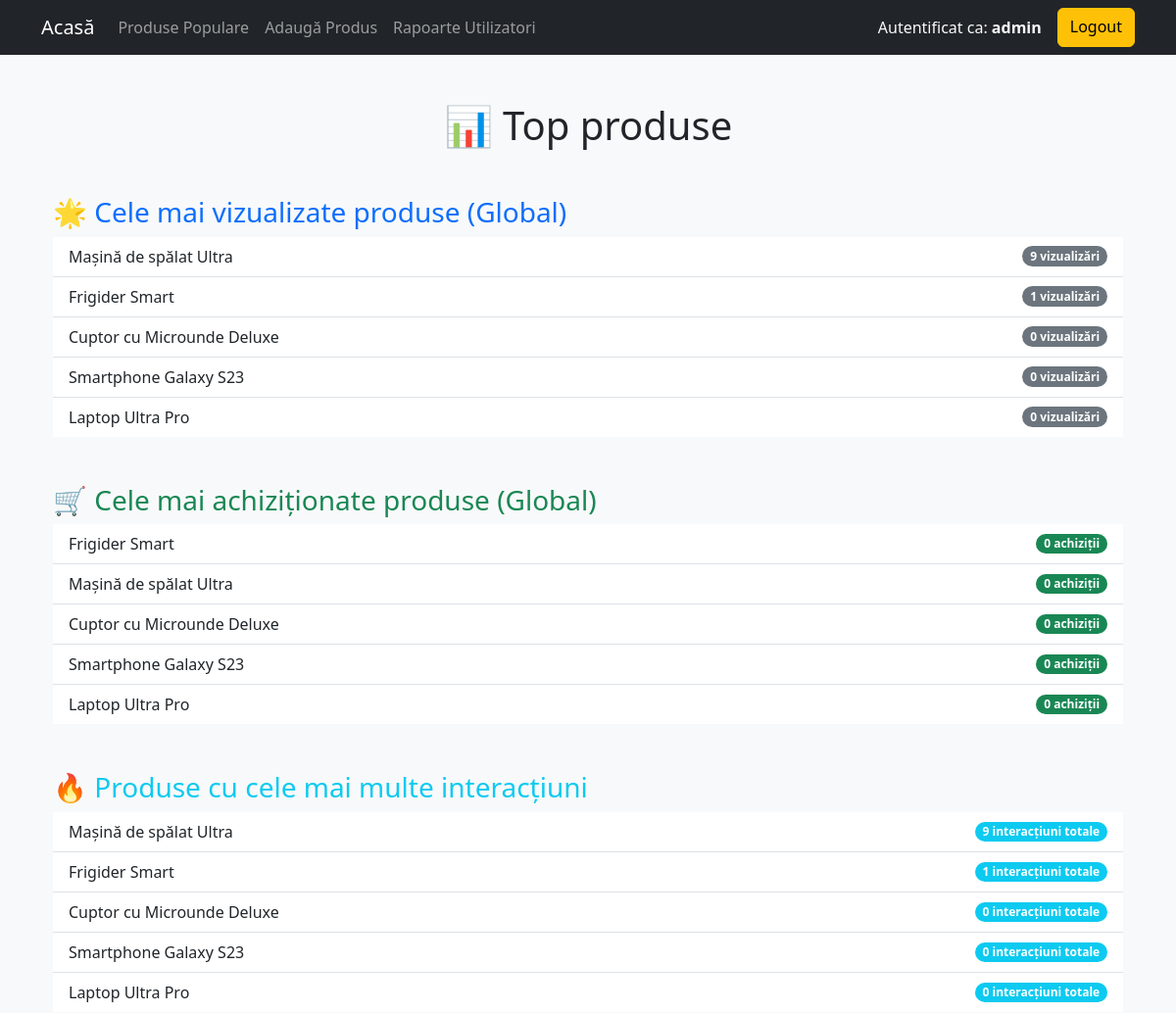
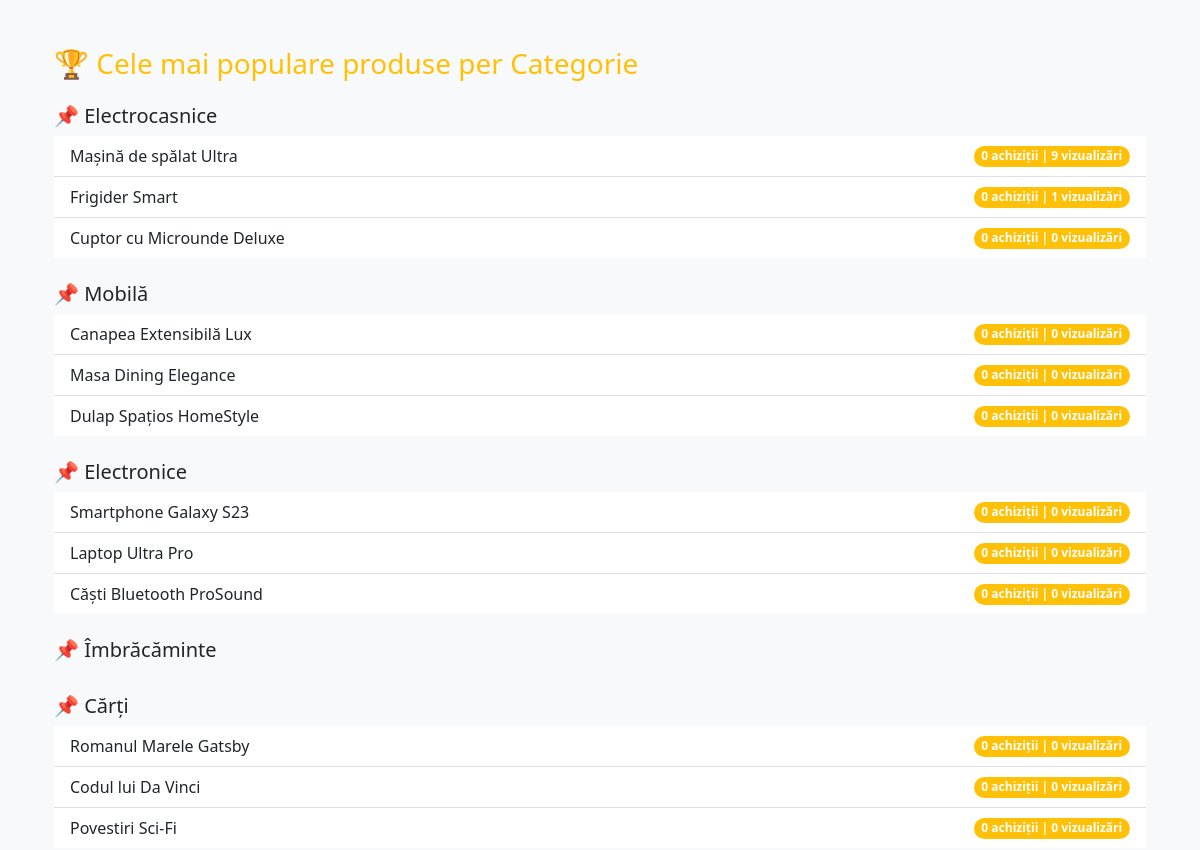
Before: /popular_products (signed in, upper part) with the older database file (2 pictures, top to bottom).
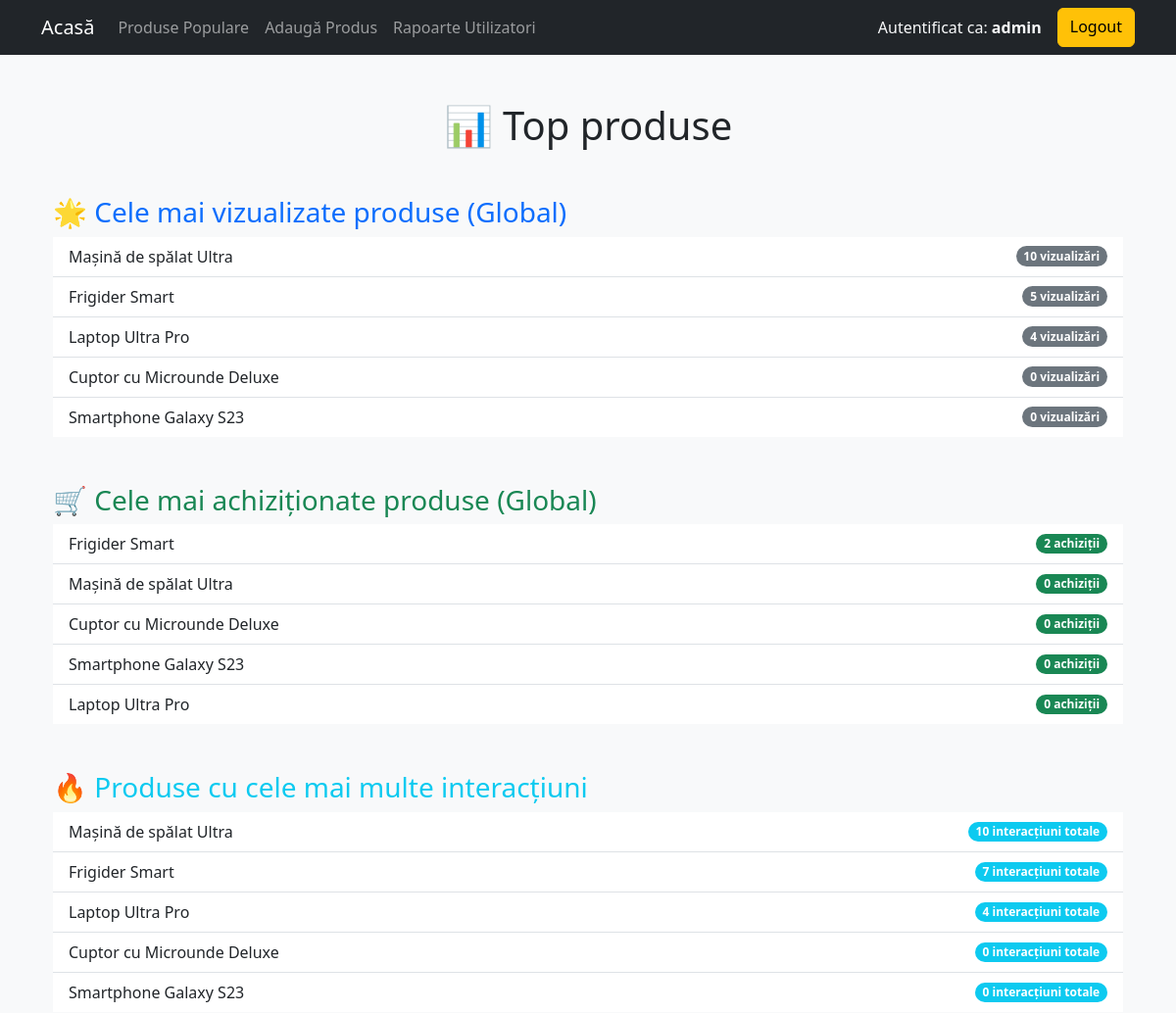
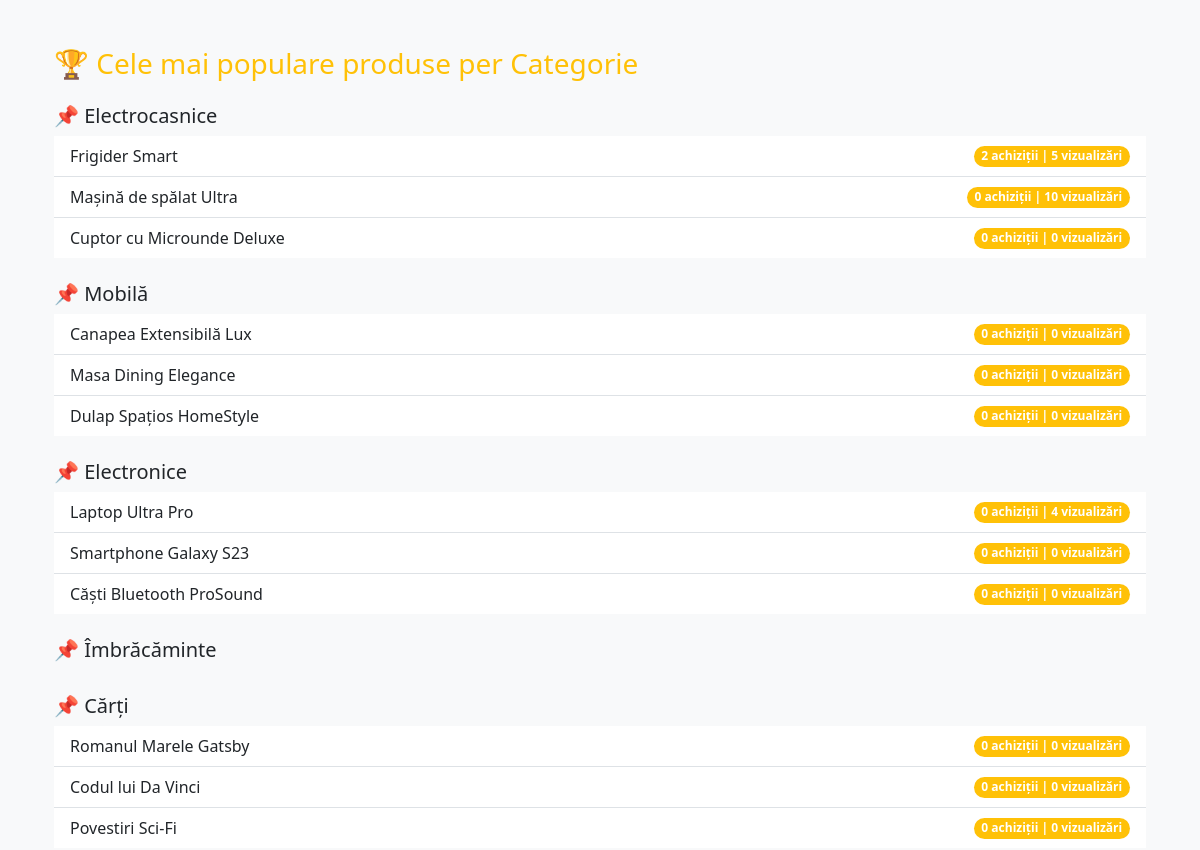
After: the same page with the newer database file (2 pictures, top to bottom).
### models.py (models this page shows, shortened)
class Product(db.Model):
    id = db.Column(db.Integer, primary_key=True)
    name = db.Column(db.String(100))
    category = db.Column(db.String(50))
    price = db.Column(db.Float)
    description = db.Column(db.Text)
    views = db.Column(db.Integer, default=0)
    purchases = db.Column(db.Integer, default=0)

### app.py (the view)
@app.route("/popular_products")
@login_required
def popular_products():
    most_viewed = Product.query.order_by(Product.views.desc()).limit(5).all()
    most_purchased = Product.query.order_by(Product.purchases.desc()).limit(5).all()
    most_interacted = (
        db.session.query(Product, db.func.sum(Product.views + Product.purchases).label("total_interactions"))
        .group_by(Product.id)
        .order_by(db.func.sum(Product.views + Product.purchases).desc())
        .limit(5)
        .all()
    )
    popular_per_category = {}
    for category in AVAILABLE_CATEGORIES:
        popular_per_category[category] = (
            Product.query.filter_by(category=category)
            .order_by(Product.purchases.desc(), Product.views.desc())
            .limit(5)
            .all()
        )
    return render_template(
        "popular_products.html",
        most_viewed=most_viewed,
        most_purchased=most_purchased,
        most_interacted=most_interacted,
        popular_per_category=popular_per_category
    )

### app.py (called while the page is built)
def login_required(f):
    @wraps(f)
    def decorated_function(*args, **kwargs):
        if "user_id" not in session:
            flash("Trebuie să fii autentificat pentru a accesa această pagină.")
            return redirect(url_for("login"))
        return f(*args, **kwargs)
    return decorated_function

### templates/popular_products.html (shortened to what this page needs)
<!DOCTYPE html>
<html lang="ro">
<head>
    <link rel="stylesheet" href="https://cdn.jsdelivr.net/npm/bootstrap@5.3.0/dist/css/bootstrap.min.css">
</head>
<body class="bg-light">
{% extends 'base.html' %}
{% block content %}
<div class="container mt-5">
    <h1 class="text-center mb-5">📊 Top produse</h1>
    <h3 class="mt-5 text-primary">🌟 Cele mai vizualizate produse (Global)</h3>
    <ul class="list-group list-group-flush">
        {% for product in most_viewed %}
            <li class="list-group-item d-flex justify-content-between align-items-center">
                {{ product.name }}
                <span class="badge bg-secondary rounded-pill">{{ product.views }} vizualizări</span>
            </li>
        {% endfor %}
    </ul>
    <h3 class="mt-5 text-success">🛒 Cele mai achiziționate produse (Global)</h3>
    <ul class="list-group list-group-flush">
        {% for product in most_purchased %}
            <li class="list-group-item d-flex justify-content-between align-items-center">
                {{ product.name }}
                <span class="badge bg-success rounded-pill">{{ product.purchases }} achiziții</span>
            </li>
        {% endfor %}
    </ul>
    <h3 class="mt-5 text-info">🔥 Produse cu cele mai multe interacțiuni</h3>
    <ul class="list-group list-group-flush">
        {% for product, total_interactions in most_interacted %}
            <li class="list-group-item d-flex justify-content-between align-items-center">
                {{ product.name }}
                <span class="badge bg-info rounded-pill">{{ total_interactions }} interacțiuni totale</span>
            </li>
        {% endfor %}
    </ul>
    <h3 class="mt-5 text-warning">🏆 Cele mai populare produse per Categorie</h3>
    {% for category, products in popular_per_category.items() %}
        <h5 class="mt-4">📌 {{ category }}</h5>
        <ul class="list-group list-group-flush">
            {% for product in products %}
                <li class="list-group-item d-flex justify-content-between align-items-center">
                    {{ product.name }}
                    <span class="badge bg-warning rounded-pill">{{ product.purchases }} achiziții | {{ product.views }} vizualizări</span>
                </li>
            {% endfor %}
        </ul>
    {% endfor %}
</div>
{% endblock %}

### templates/base.html (shortened to what this page needs)
<!DOCTYPE html>
<html lang="ro">
<head>
    <link rel="stylesheet" href="https://cdn.jsdelivr.net/npm/bootstrap@5.3.0/dist/css/bootstrap.min.css">
</head>
<body class="bg-light">
<nav class="navbar navbar-expand-lg navbar-dark bg-dark">
    <div class="container">
        <a class="navbar-brand" href="{{ url_for('home') }}">Acasă</a>
        <div class="collapse navbar-collapse" id="navbarNav">
            <ul class="navbar-nav me-auto">
                <li class="nav-item">
                    <a class="nav-link" href="{{ url_for('popular_products') }}">Produse Populare</a>
                </li>
                {% if session['role'] == 'admin' %}
                <li class="nav-item">
                    <a class="nav-link" href="{{ url_for('add_product') }}">Adaugă Produs</a>
                </li>
                <li class="nav-item">
                    <a class="nav-link" href="{{ url_for('user_reports') }}">Rapoarte Utilizatori</a>
                </li>
                {% endif %}
            </ul>
            <div class="d-flex">
                {% if 'user_id' in session %}
                    <span class="navbar-text me-3 text-light">Autentificat ca: <strong>{{ session['role'] }}</strong></span>
                    <a class="btn btn-warning" href="{{ url_for('logout') }}">Logout</a>
                {% else %}
                    <a class="btn btn-primary me-2" href="{{ url_for('login') }}">Login</a>
                    <a class="btn btn-success" href="{{ url_for('register') }}">Register</a>
                {% endif %}
            </div>
        </div>
    </div>
</nav>
<div class="container mt-5">
    {% block content %}
    {% endblock %}
</div>
</body>
</html>

Changed rows visible on the page:
changed Product "Mașină de spălat Ultra": views "9" → "10"
changed Product "Frigider Smart": views "1" → "5"; purchases "0" → "2"; total_interactions "1" → "7"; moves up the list
changed Product "Laptop Ultra Pro": views "0" → "4"; moves up the list
